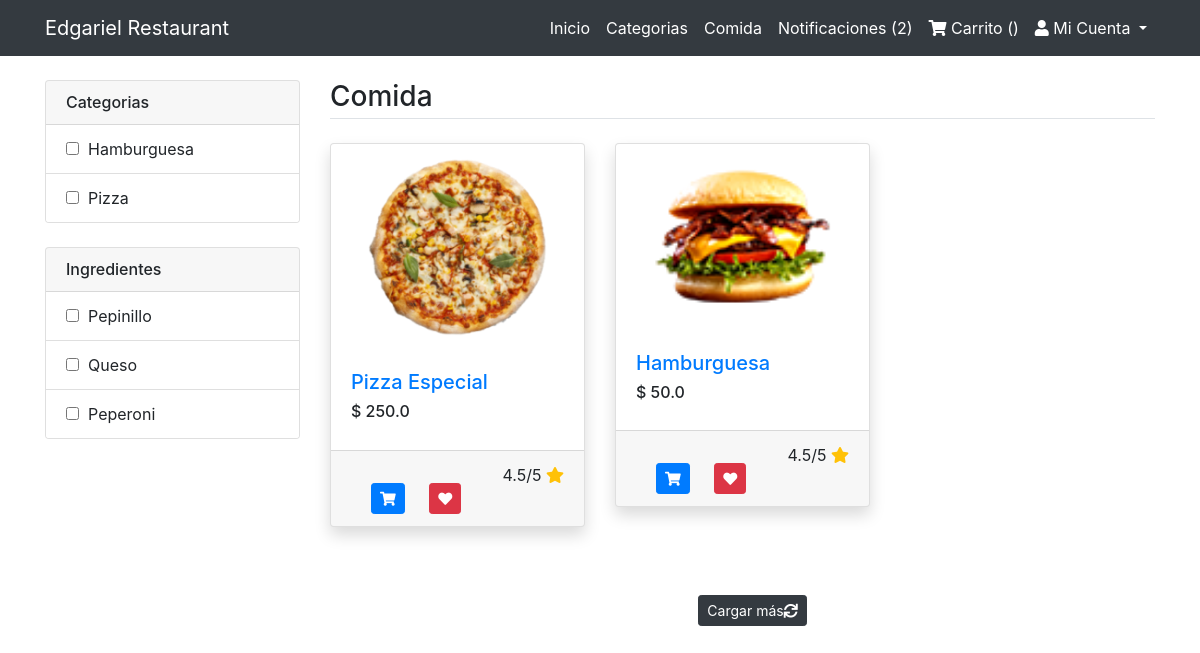
The page /dishes-list on the database its author committed.
### main/models.py (models this page shows, shortened)
class Ingredient(models.Model):
    name = models.CharField(max_length=100)
    description = models.CharField(max_length=100, null=True, blank=True)
    price = models.FloatField()
    quantity = models.IntegerField()

class Dish(models.Model):
    name = models.CharField(max_length=100)
    image = models.ImageField(upload_to="dish_img/") #gotta install pillow, pip install pillow
    price = models.FloatField()
    slug = models.SlugField(max_length=400, null=True)
    description = models.CharField(max_length=200, null=True, blank=True)
    category = models.ForeignKey(Category, on_delete=models.CASCADE)
    ingredient = models.ManyToManyField(Ingredient)
    quantity = models.IntegerField()
    status = models.BooleanField(default=True)
    is_featured = models.BooleanField(default=False)
    class Meta:
        verbose_name_plural = 'Dishes'

### main/views.py (the view)
# urls.py: path('dishes-list', views.dishes_list, name='dishes-list'),
def dishes_list(request):
    dishes=Dish.objects.all().order_by('-id')
    cats=Dish.objects.distinct().values('category__name', 'category__id') #because the category name is a foreign key we add __ to fetch the field
    ingres=Dish.objects.distinct().values('ingredient__name', 'ingredient__id')
    context = {'dishes':dishes, 'cats':cats, 'ingres':ingres}
    return render(request, 'main/dishes-list.html', context)

### main/templates/main/dishes-list.html (shortened to what this page needs)
{% extends 'main/base.html' %}
{% load static %}
{% block content %}
<main class="container my-4">
	<div class="row">
		<div class="col-md-3">
			{% include 'main/filters.html' %}
		</div>
		<div class="col-md-9">
			<h3 class="mb-4 border-bottom pb-1">
				Comida
			</h3>
			<div class="row" id="filteredDishes">
                {% for dish in dishes %}
				<div class="col-lg-4 col-md-6 mb-4 product-box">
					<div class="card shadow">
					  <a href="/dish/{{dish.slug}}/{{dish.id}}" alt=""><img src="/media/{{dish.image}}" class="card-img-top" alt="{{dish.name}}"></a>
					  <div class="card-body">
					    <h5 class="card-text"><a href="/dish/{{dish.slug}}/{{dish.id}}">{{dish.name}}</a></h5>
					    <h6>$ <span class="">{{dish.price}}</span></h6>
					  </div>
					  	<div class="card-footer">
							  	<button class="btn btn-sm btn-primary add-to-cart" data-index=""><i class="fa fa-shopping-cart"></i></button>
							  	<button class="btn btn-sm btn-danger"><i class="fa fa-heart"></i></button>
							  	<span class="float-right">
							  		4.5/5
							  		<i class="fa fa-star text-warning"></i>
							  	</span>
					  	</div>
					</div>
				</div>
                {% endfor %}
			</div>
			<p class="my-4 text-center"><button id="loadMore" data-total="" data-limit="3" class="btn btn-dark btn-sm">Cargar más<i class="fa fa-sync load-more-icon"></i></button></p>
		</div>
	</div>
</main>
{% endblock %}

### main/templates/main/filters.html
{% load static %}
<div class="card mb-4">
    <h6 class="card-header">Categorias</h6>
    <div class="list-group list-group-flush">
        {% for cat in cats %}
        <li class="list-group-item">
            <input class="filter-checkbox" data-filter="category" value="{{cat.category__id}}" type="checkbox" />&nbsp;
            {{cat.category__name}}
        </li>
        {% endfor %}
    </div>
</div>
<div class="card mb-4">
    <h6 class="card-header">Ingredientes</h6>
    <div class="list-group list-group-flush">
        {% for ingre in ingres %}
        <li class="list-group-item">
            <input class="filter-checkbox" data-filter="ingredient" value="{{ingre.ingredient__id}}" type="checkbox" />&nbsp;
            {{ingre.ingredient__name}}
        </li>
        {% endfor %}
    </div>
</div>

### main/static/custom.css (style rules this page uses)
button { background-color:#3BAF9F; display:block; margin:20px 0px 0px 20px; text-align:center; border-radius:12px; border:2px solid #366473; padding:14px 110px; outline:none; color:white; cursor:pointer; transition:0.25px; }

### rows shown on the page
Ingredient: ingredient__name "Pepinillo"
Ingredient: ingredient__name "Queso"
Ingredient: ingredient__name "Peperoni"
Dish: image (picture), name "Pizza Especial", price "250.0"
Dish: image (picture), name "Hamburguesa", price "50.0"

### other values the page prints
{{ cat.category__name }} "Hamburguesa" "Pizza"
